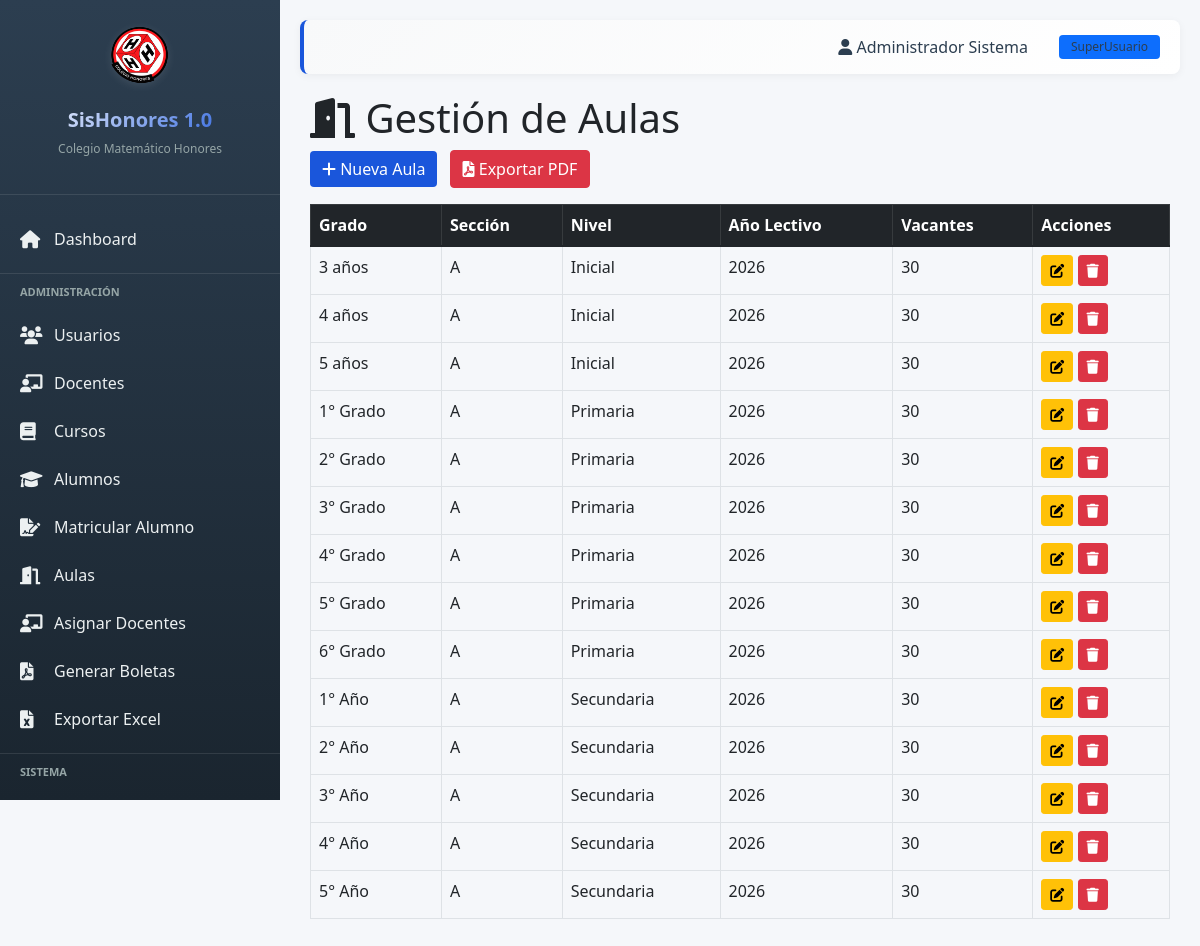
Page /vista/super_admin/aulas.php (signed in) on the committed database.
### tables this page shows
CREATE TABLE `aulas_asignadas` (
  `id_aula` int(11) NOT NULL AUTO_INCREMENT,
  `id_grado` int(11) NOT NULL,
  `id_seccion` int(11) NOT NULL,
  `anio` year(4) NOT NULL,
  `vacantes` int(11) DEFAULT 30,
  PRIMARY KEY (`id_aula`),
  KEY `id_grado` (`id_grado`),
  KEY `id_seccion` (`id_seccion`),
  CONSTRAINT `aulas_asignadas_ibfk_1` FOREIGN KEY (`id_grado`) REFERENCES `grados` (`id_grado`),
  CONSTRAINT `aulas_asignadas_ibfk_2` FOREIGN KEY (`id_seccion`) REFERENCES `secciones` (`id_seccion`)
);

CREATE TABLE `grados` (
  `id_grado` int(11) NOT NULL AUTO_INCREMENT,
  `nombre_grado` varchar(20) NOT NULL,
  `id_nivel` int(11) NOT NULL,
  `orden` int(11) DEFAULT 0,
  PRIMARY KEY (`id_grado`),
  KEY `id_nivel` (`id_nivel`),
  CONSTRAINT `grados_ibfk_1` FOREIGN KEY (`id_nivel`) REFERENCES `niveles` (`id_nivel`)
);

CREATE TABLE `secciones` (
  `id_seccion` int(11) NOT NULL AUTO_INCREMENT,
  `nombre_seccion` varchar(10) NOT NULL,
  PRIMARY KEY (`id_seccion`)
);

CREATE TABLE `niveles` (
  `id_nivel` int(11) NOT NULL AUTO_INCREMENT,
  `nombre_nivel` varchar(50) NOT NULL,
  PRIMARY KEY (`id_nivel`),
  UNIQUE KEY `nombre_nivel` (`nombre_nivel`)
);

### util/Database.php (called while the page is built, shortened)
<?php
function app_base_path() {
    static $basePath = null;
    if ($basePath !== null) {
        return $basePath;
    }
    $documentRoot = realpath($_SERVER['DOCUMENT_ROOT'] ?? '');
    $projectRoot = realpath(__DIR__ . '/..');
    if ($documentRoot && $projectRoot && stripos($projectRoot, $documentRoot) === 0) {
        $relativePath = substr($projectRoot, strlen($documentRoot));
        $relativePath = str_replace('\\', '/', $relativePath);
        $basePath = '/' . trim($relativePath, '/');
        $basePath = $basePath === '/' ? '' : $basePath;
        return $basePath;
    }
    $scriptName = $_SERVER['SCRIPT_NAME'] ?? '';
    $basePath = strpos($scriptName, '/sishonores/') === 0 ? '/sishonores' : '';
    return $basePath;
}
function app_url($path = '') {
    $cleanPath = ltrim($path, '/');
    if ($cleanPath !== '') {
        $parts = explode('/', $cleanPath);
        $first_part = $parts[0];
        $exclude = ['assets', 'css', 'js', 'controller', 'vista', 'util', 'bean', 'dao', 'config', 'sql'];
        if (!in_array($first_part, $exclude)) {
            $cleanPath = 'vista/' . $cleanPath;
        }
    }
    return app_base_path() . '/' . $cleanPath;
}
?>

### dao/AulaDAO.php (called while the page is built, shortened)
<?php
class AulaDAO {
    private $db;
    public function __construct($db) {
        $this->db = $db;
    }
    public function listarTodas() {
        $query = "SELECT aa.*, g.nombre_grado, s.nombre_seccion, n.nombre_nivel
                  FROM aulas_asignadas aa
                  JOIN grados g ON aa.id_grado = g.id_grado
                  JOIN secciones s ON aa.id_seccion = s.id_seccion
                  JOIN niveles n ON g.id_nivel = n.id_nivel
                  ORDER BY n.nombre_nivel, g.nombre_grado, s.nombre_seccion";
        $stmt = $this->db->prepare($query);
        $stmt->execute();
        return $stmt->fetchAll(PDO::FETCH_ASSOC);
    }
}
?>

### vista/super_admin/aulas.php (the view, shortened to what this page needs)
<?php
require_once '../../util/Database.php';
require_once '../../dao/AulaDAO.php';
$database = new Database();
$db = $database->getConnection();
$aulaDAO = new AulaDAO($db);
$aulas = $aulaDAO->listarTodas();
?>
<!DOCTYPE html>
<html lang="es">
<head>
    <link href="https://cdn.jsdelivr.net/npm/bootstrap@5.1.3/dist/css/bootstrap.min.css" rel="stylesheet">
    <link rel="stylesheet" href="https://cdnjs.cloudflare.com/ajax/libs/font-awesome/6.0.0/css/all.min.css">
    <link rel="stylesheet" href="<?php echo htmlspecialchars(app_url('css/style.css')); ?>">
</head>
<body>
    <?php include '../includes/sidebar.php'; ?>
    <div class="container-fluid">
        <h1><i class="fas fa-door-open"></i> Gestión de Aulas</h1>
        <button class="btn btn-primary mb-3" data-bs-toggle="modal" data-bs-target="#modalAula">
            <i class="fas fa-plus"></i> Nueva Aula
        </button>
        <a href="reporte_aulas_pdf.php" target="_blank" class="btn btn-danger mb-3 ms-2">
            <i class="fas fa-file-pdf"></i> Exportar PDF
        </a>
        <div class="table-responsive">
            <table class="table table-bordered table-hover">
                <thead class="table-dark">
                    <tr><th>Grado</th><th>Sección</th><th>Nivel</th><th>Año Lectivo</th><th>Vacantes</th><th>Acciones</th></tr>
                </thead>
                <tbody>
                    <?php foreach($aulas as $aula): ?>
                    <tr>
                                    <td><?php echo $aula['nombre_grado']; ?></td>
                                    <td><?php echo $aula['nombre_seccion']; ?></td>
                                    <td><?php echo $aula['nombre_nivel']; ?></td>
                                    <td><?php echo $aula['anio']; ?></td>
                                    <td><?php echo $aula['vacantes']; ?></td>
                                    <td>
                                        <button class="btn btn-sm btn-warning" onclick="editarAula(<?php echo $aula['id_aula']; ?>)"><i class="fas fa-edit"></i></button>
                                        <button class="btn btn-sm btn-danger" onclick="eliminarAula(<?php echo $aula['id_aula']; ?>)"><i class="fas fa-trash"></i></button>
                                    </td>
                                </tr>
                                <?php endforeach; ?>
                            </tbody>
                        </table>
                    </div>
                </div>
            </div>
</body>
</html>

### css/style.css (style rules this page uses)
:root { --primary: #1a56db; --primary-dark: #0e3a8a; --secondary: #e74c3c; --success: #27ae60; --success-light: #d4edda; --warning: #f39c12; --warning-light: #fff3cd; --info: #e67e22; --info-light: #ffe6cc; --danger: #e74c3c; --danger-light: #f8d7da; --dark: #2c3e50; --light: #ecf0f1; --white: #ffffff; --gray: #6c757d; }
* { margin: 0; padding: 0; box-sizing: border-box; }
body { font-family: 'Segoe UI', Tahoma, Geneva, Verdana, sans-serif; background: #f5f7fa; overflow-x: hidden; }
.main-content > .container-fluid { width: 100%; padding: 0 10px; }
.btn-primary { background: var(--primary); border: none; }

### rows in the picture
aulas_asignadas: id_grado.nombre_grado "3 años", id_seccion.nombre_seccion "A", niveles.nombre_nivel "Inicial", anio "2026", vacantes "30"
aulas_asignadas: id_grado.nombre_grado "4 años", id_seccion.nombre_seccion "A", niveles.nombre_nivel "Inicial", anio "2026", vacantes "30"
aulas_asignadas: id_grado.nombre_grado "5 años", id_seccion.nombre_seccion "A", niveles.nombre_nivel "Inicial", anio "2026", vacantes "30"
aulas_asignadas: id_grado.nombre_grado "1° Grado", id_seccion.nombre_seccion "A", niveles.nombre_nivel "Primaria", anio "2026", vacantes "30"
aulas_asignadas: id_grado.nombre_grado "2° Grado", id_seccion.nombre_seccion "A", niveles.nombre_nivel "Primaria", anio "2026", vacantes "30"
aulas_asignadas: id_grado.nombre_grado "3° Grado", id_seccion.nombre_seccion "A", niveles.nombre_nivel "Primaria", anio "2026", vacantes "30"
aulas_asignadas: id_grado.nombre_grado "4° Grado", id_seccion.nombre_seccion "A", niveles.nombre_nivel "Primaria", anio "2026", vacantes "30"
aulas_asignadas: id_grado.nombre_grado "5° Grado", id_seccion.nombre_seccion "A", niveles.nombre_nivel "Primaria", anio "2026", vacantes "30"
aulas_asignadas: id_grado.nombre_grado "6° Grado", id_seccion.nombre_seccion "A", niveles.nombre_nivel "Primaria", anio "2026", vacantes "30"
aulas_asignadas: id_grado.nombre_grado "1° Año", id_seccion.nombre_seccion "A", niveles.nombre_nivel "Secundaria", anio "2026", vacantes "30"
aulas_asignadas: id_grado.nombre_grado "2° Año", id_seccion.nombre_seccion "A", niveles.nombre_nivel "Secundaria", anio "2026", vacantes "30"
aulas_asignadas: id_grado.nombre_grado "3° Año", id_seccion.nombre_seccion "A", niveles.nombre_nivel "Secundaria", anio "2026", vacantes "30"
aulas_asignadas: id_grado.nombre_grado "4° Año", id_seccion.nombre_seccion "A", niveles.nombre_nivel "Secundaria", anio "2026", vacantes "30"
aulas_asignadas: id_grado.nombre_grado "5° Año", id_seccion.nombre_seccion "A", niveles.nombre_nivel "Secundaria", anio "2026", vacantes "30"

### other values in the picture
$_SESSION['user_name'] "Administrador Sistema"
$role "SuperUsuario"
